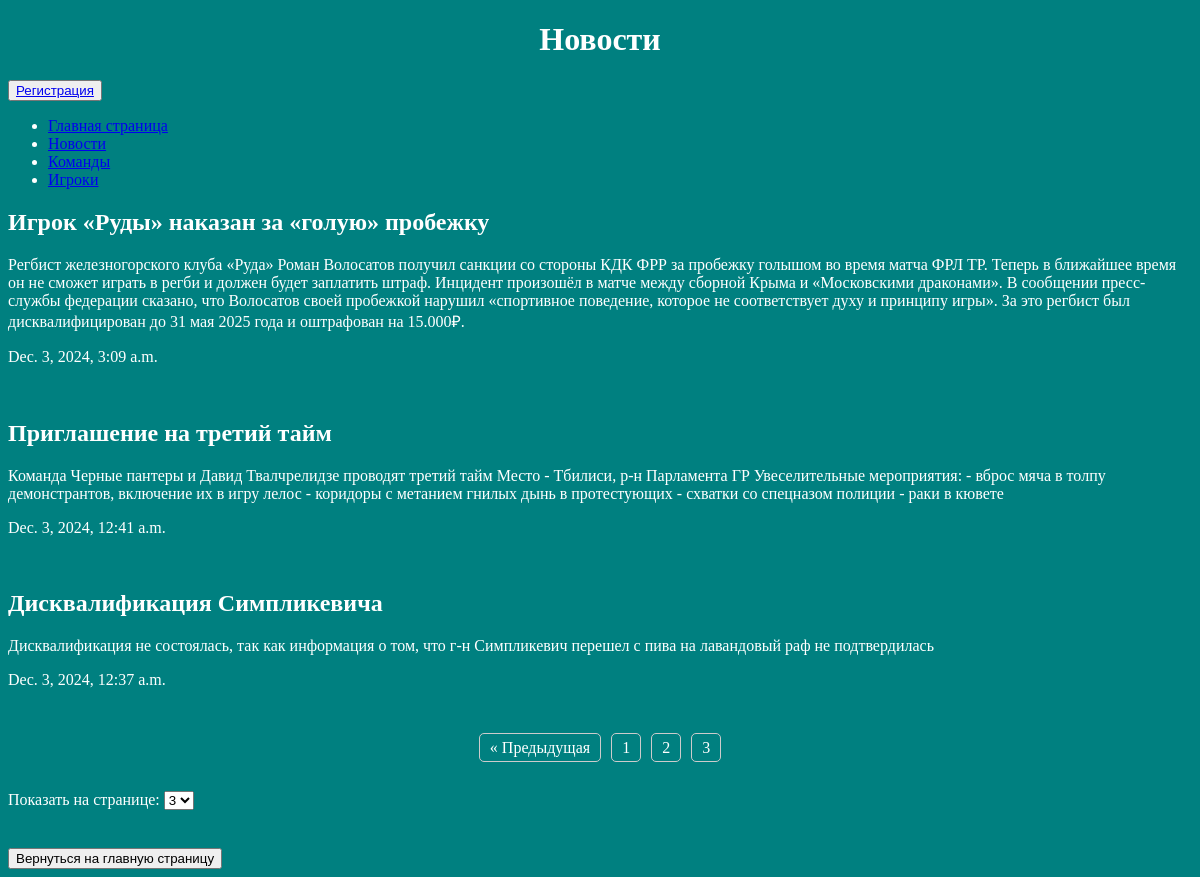
Page /news/?page=3 on the committed database.
### task2/models.py (models this page shows, shortened)
class News(models.Model):
    title = models.CharField(max_length=255, verbose_name='Заголовок')
    content = models.TextField(verbose_name='Содержание')
    created_at = models.DateTimeField(auto_now_add=True, verbose_name='Дата создания')
    updated_at = models.DateTimeField(auto_now=True, verbose_name='Дата обновления')
    is_published = models.BooleanField(default=True, verbose_name='Опубликовано')
    category = models.ForeignKey(Category, on_delete=models.PROTECT, verbose_name='Категория')
    class Meta:
        verbose_name = 'Новость'
        verbose_name_plural = 'Новость'
        ordering = ['-created_at']

### task2/views.py (the view)
# urls.py: path('news/', news),
def news(request):
    posts = News.objects.all().order_by('-created_at')
    nums = request.GET.get('nums', 3)
    try:
        nums = int(nums)
    except ValueError:
        nums = 3
    paginator = Paginator(posts, nums)
    page_number = request.GET.get('page')
    page_obj = paginator.get_page(page_number)
    return render(request, 'news.html', {'page_obj': page_obj, 'nums': nums})

### templates/second_task/news.html (shortened to what this page needs)
{% extends "menu.html" %}
{% block pagename %}
    <h1>Новости</h1>
{% endblock %}
{% block menu %}
    {{ block.super }}
{% endblock %}
{% block content %}
    <div class="row">
        {% for news in page_obj%}
            <div class="col-md-4">
                <h2>{{ news.title }}</h2>
                <p>{{ news.content }}</p>
                <p>{{ news.created_at }}</p>
                <br>
            </div>
        {% endfor%}
    </div>
    {% if page_obj.has_other_pages %}
        <nav aria-label="Page navigation">
            <ul class="pagination">
                {% if page_obj.has_previous %}
                    <li class="page-item">
                        <a class="page-link" href="?page={{ page_obj.previous_page_number }}" aria-label="Previous">
                            <span aria-hidden="true">&laquo;</span>
                            Предыдущая
                        </a>
                    </li>
                {% endif %}
                {% for i in page_obj.paginator.page_range %}
                    {% if page_obj.number == i %}
                        <li class="page-item active" aria-current="page">
                            <a class="page-link" href="#">{{ i }}</a>
                        </li>
                    {% else %}
                    <li class="page-item">
                        <a class="page-link" href="?page={{ i }}">{{ i }}</a>
                    </li>
                    {% endif %}
                {% endfor %}
            </ul>
        </nav>
    {% endif %}
    <br>
    <div>
    <form method="get" style="margin-bottom: 20px;">
        <label for="nums">Показать на странице:</label>
        <select name="nums" id="nums" onchange="this.form.submit()">
            <option value="3" {% if nums == 3 %} selected {% endif %}>3</option>
        </select>
    </form>
</div>
    <br>
    <input type="button" onclick="window.location='/'" value="Вернуться на главную страницу">
{% endblock %}

### static/style.css (style rules this page uses)
body { background-color: teal; color: white }
h1 { text-align: center; }

### templates/second_task/menu.html (style rules this page uses)
.pagination { display: flex; justify-content: center; list-style-type: none; padding: 0; }
.pagination li { margin: 0 5px; }
.pagination a { text-decoration: none; padding: 5px 10px; border: 1px solid #ccc; border-radius: 5px; color: white; }

### rows in the picture
News: title "Игрок «Руды» наказан за «голую» пробежку", content "Регбист железногорского клуба «Руда» Роман Волосатов получил санкции со стороны КДК ФРР за пробежку голышом во время матча ФРЛ ТР. Теперь в ближайшее время он не сможет играть в регби и должен будет заплатить штраф. Инцидент произошёл в матче между сборной Крыма и «Московскими драконами». В сообщении пресс-службы федерации сказано, что Волосатов своей пробежкой нарушил «спортивное поведение, которое не соответствует духу и принципу игры». За это регбист был дисквалифицирован до 31 мая 2025 года и оштрафован на 15.000₽.", created_at "Dec. 3, 2024, 3:09 a.m."
News: title "Приглашение на третий тайм", content "Команда Черные пантеры и Давид Твалчрелидзе проводят третий тайм Место - Тбилиси, р-н Парламента ГР Увеселительные мероприятия: - вброс мяча в толпу демонстрантов, включение их в игру лелос - коридоры с метанием гнилых дынь в протестующих - схватки со спецназом полиции - раки в кювете", created_at "Dec. 3, 2024, 12:41 a.m."
News: title "Дисквалификация Симпликевича", content "Дисквалификация не состоялась, так как информация о том, что г-н Симпликевич перешел с пива на лавандовый раф не подтвердилась", created_at "Dec. 3, 2024, 12:37 a.m."

### other values in the picture
{{ i }} "1" "2"
{{ i }} "3"
